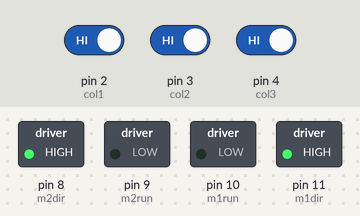
Recording of a sketch running on a simulated Arduino Uno, built with avr-gcc and run on an emulated ATmega328P. Parts: switched loads named in the sketch (green lamp = pin HIGH). Inputs (shaded band) come from the test bench; at power-on: pin 3 (col2) HIGH, pin 2 (col1) HIGH, pin 4 (col3) HIGH. Random numbers use the default seed unless the sketch sets one.

Above: at 0.1 s.
At 1.2 s:
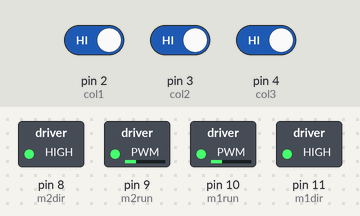
Timing chart, 0 to 0.1 s (numbered marks = the images above; inputs shaded):
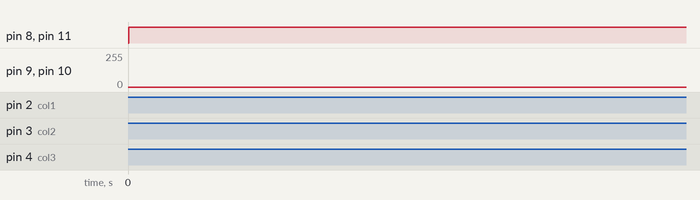

The sketch:

mobot.ino
```cpp
/*
P-BOT Demo Program

>>-     Maze Navigation/Obstacle Avoidance     -<<
       >>-by e-Gizmo Mechatronix Central-<<

I/O Usage

- collision sensor inputs
2- colision1 as input
3- colision2 as input
4- colision3 as input

-line sensor inputs (not used in this demo)
5- linesense1 as input low on black
6- linesense2 as input
7- linesense3 as input

-motor control output
8 - mot2 dir as output high=fwd
9 - mot2 run as output
11 - mot1 dir as output high= fwd
10 - mot1 run as output

 */

int  col1= 2;
int  col2= 3;
int  col3= 4;
int  ls1 = 5;
int  ls2 = 6;
int  ls3 = 7;
int  m2dir = 8;
int m2run = 9;
int m1dir = 11;
int m1run = 10;


// The setup() method runs once, when the sketch starts

void setup()   {

  pinMode(col1, INPUT);
  pinMode(col2, INPUT);
  pinMode(col3, INPUT);
  pinMode(ls1, INPUT);
  pinMode(ls2, INPUT);
  pinMode(ls3, INPUT);
  pinMode(m2dir, OUTPUT);
  pinMode(m2run, OUTPUT);
  pinMode(m1dir, OUTPUT);
  pinMode(m1run, OUTPUT);
}

// the loop() method runs over and over again,
// as long as the Arduino has power

int  colsense = 0;
int stuckdetect;

void loop()
{
  runBot(70,HIGH);    // run robot


  // read the status of colision sensors
  colsense=0;
  if(digitalRead(col1)==LOW) colsense=1;
  if(digitalRead(col2)==LOW) colsense=colsense+2;
  if(digitalRead(col3)==LOW) colsense=colsense+4;

  // stuck detect timer
  // if always sense, increment timer
  if(colsense==0)
    stuckdetect=0;
    else
    stuckdetect=stuckdetect+1;

  // if there is no obstruction, continue moving forward
  if(colsense==0) runBot(150,HIGH);

  // Obstruction up front or stuckdetect for more than 2 secs
  if((colsense==2) | stuckdetect>20)
  {
    //reverse for 500mS
    runBot(150,LOW);
    delay(500);

    // change direction in random manner

    if(random(1,1000)>500)
      digitalWrite(m2dir,HIGH);
      else
      digitalWrite(m1dir,HIGH);
    delay(500);

    // move forward again
    runBot(70 ,HIGH);
  }

  //Obstruction 1
  if(colsense==1)
  {
        analogWrite(m2run, 150);
        delay(100);
  }

  if(colsense==3)
  {
        analogWrite(m2run, 100);
        delay(100);
  }

    if(colsense==4)
  {
        analogWrite(m1run, 150);
        delay(100);
  }

      if(colsense==6)
  {
        analogWrite(m1run, 100);
        delay(100);
  }

}

void runBot(int speed, boolean direction )
{
    digitalWrite(m2dir,direction);
    digitalWrite(m1dir,direction);
    analogWrite(m2run, speed);
    analogWrite(m1run, speed);
}

void Stop(void)
{
    analogWrite(m2run, 0);
    analogWrite(m1run, 0);
}
```
